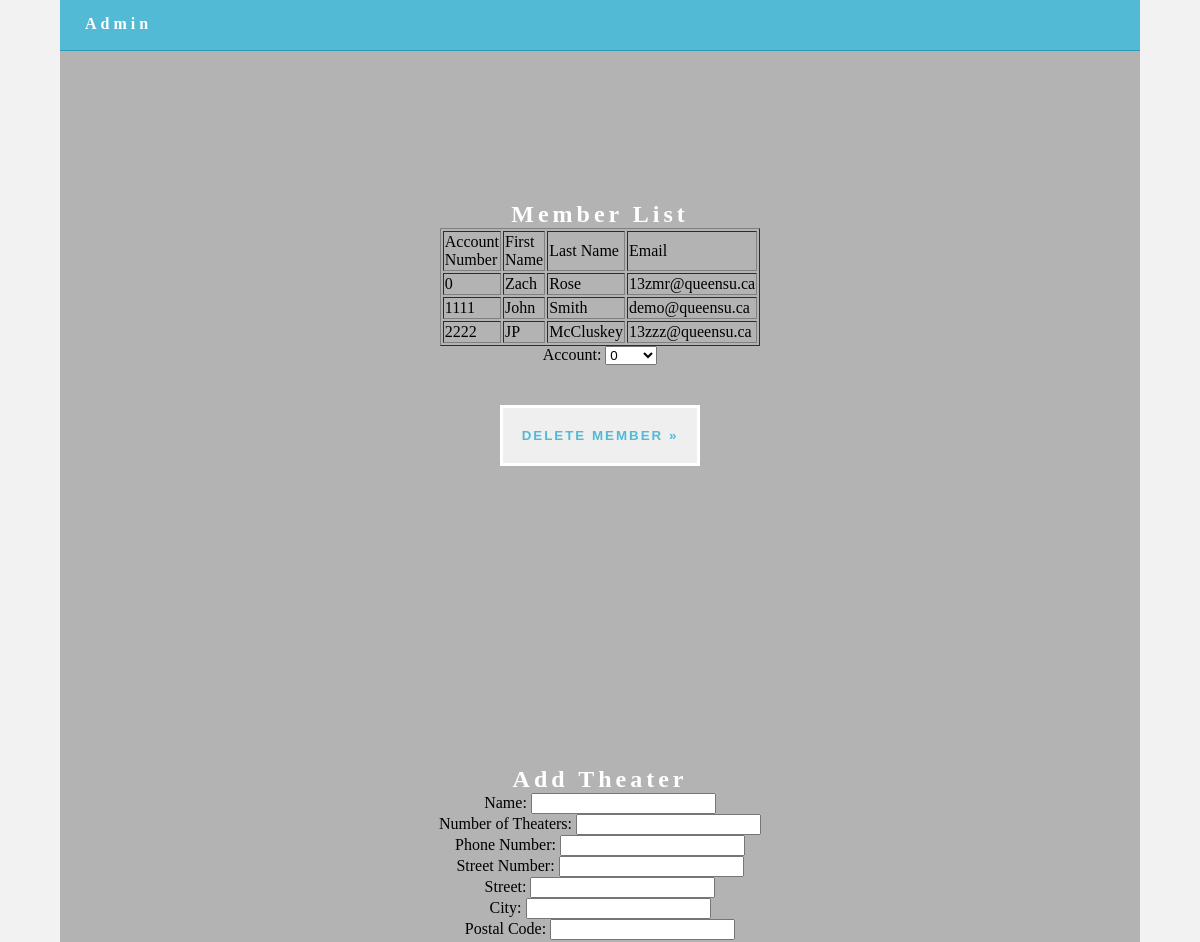
The app's page /adminpage.php (upper part), older data.
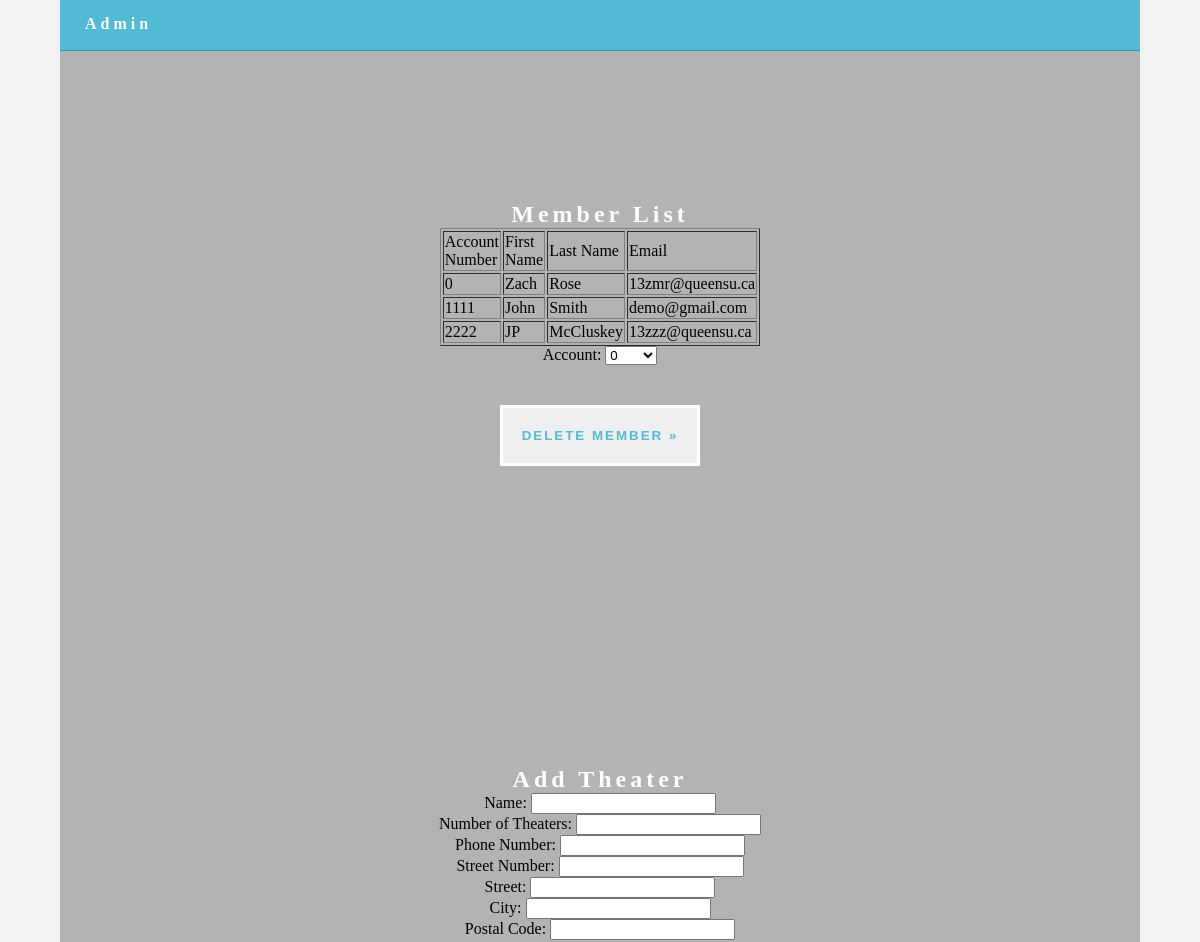
The same page, newer data.
### tables this page shows
CREATE TABLE User (
AccountNumber 	 VARCHAR(8) 		NOT NULL,
FNAME 			 VARCHAR(30) 		NOT NULL,
LNAME 			 VARCHAR (30) 		NOT NULL,
StreetNumber 	 INTEGER 			NOT NULL,
Street 			 VARCHAR(15) 		NOT NULL,
City 			 VARCHAR(15) 		NOT NULL,
PhoneNumber 	 INTEGER 			NOT NULL,   
Email 			 VARCHAR(30) 		NOT NULL,
Password 		 VARCHAR(20) 		NOT NULL,
CreditCardNumber VARCHAR(16) 		,
ExpDate 		 NUMERIC(4,0) 		,         
 
IsAdmin          NUMERIC(1,0)       NOT NULL,
PRIMARY KEY (AccountNumber)  
);

### adminpage.php (the view, shortened to what this page needs)
<!doctype html>
<?php
$servername = "localhost";
$username = "root";
$password = "";
$dbname = "final_theaterdb";
$conn = new mysqli($servername, $username, $password, $dbname);
?>
<html lang="en-US">
<head>
<link href="singlePageTemplate.css" rel="stylesheet" type="text/css">
</head>
<body>
<div class="container">
<header> <a href="">
    <h4 class="logo">Admin</h4>
    </a>
  </header>
  <section class="hero" id="hero">
    <h2 class="hero_header">Member List </h2>
    <table width="200" border="1" align="center">
		<thead>
            <tr>
                <td>Account Number</td>
                <td>First Name</td>
				 <td>Last Name</td>
				 <td>Email</td>
            </tr>
        </thead>
      <tbody>
        <?php
            $member_table_results = $conn->query("SELECT AccountNumber, FNAME, LNAME, Email FROM user WHERE IsAdmin = 0");
           while($row = mysqli_fetch_array($member_table_results)){
		  		echo "<tr>";
                echo "<td>" . $row['AccountNumber'] . "</td>";
                echo "<td>" . $row['FNAME'] . "</td>";
			  	echo "<td>" . $row['LNAME'] . "</td>";
			  	echo "<td>" . $row['Email'] . "</td>";
                echo "</tr>";
            }
            ?>
      </tbody>
    </table>
<div align="center">
	<form class="d-flex justify-content-around" action="deleteuser.php" method="POST">
      Account: <select name = "AccNum" >
    <?php
    $AccNum_query = $conn->query("SELECT AccountNumber FROM user WHERE IsAdmin = 0");
    while ($row = mysqli_fetch_array($AccNum_query)) {
        $Account = $row['AccountNumber'];
        echo "<option value='" . $Account . "'>" . $Account . "</option>";
    }
    ?>
        </select>
      </div>
		<div align="center">
			<button class="button" type="submit">Delete Member &raquo;</button>
	  </div>
  </section>
  <section class="hero" id="hero">
    <h2 class="hero_header">Add Theater </h2>
	  <form class="d-flex justify-content-around" action="addTheater.php" method="POST">
		  <div align="center">
Name: <input type="text" name="Name"><br>
Number of Theaters: <input type="text" name="Num"><br>
Phone Number: <input type="text" name="PhoneNum"><br>
Street Number: <input type="text" name="StreetNum"><br>
Street: <input type="text" name="Street"><br>
City: <input type="text" name="City"><br>
Postal Code: <input type="text" name="Postal"><br>
</form>
		  </div>
</body>
</html>

Row changes from the older to the newer data that the page shows:
changed user "John": Email "demo@queensu.ca" → "demo@gmail.com"
